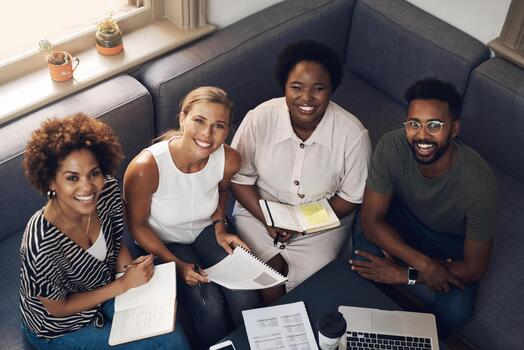
#> input picture 02-Artificial-Intelligence-and-Robotics/Face.jpg, 524 x 350 px
$ python face_detection.py
#> lines starting #> are read from the running program, lines starting #| are printed output that depends on the picture; after the words box and inside, x2 and y2 are one past the last pixel; in counts of white or black regions, pixels touching at a corner belong together
import cv2

# Load image
img = cv2.imread("Face.jpg")
#> img is the input picture: shape (350, 524, 3); mean B, G, R 99.9, 98.8, 107.1

# Load face detector
face_cascade = cv2.CascadeClassifier("haarcascade_frontalface_default.xml")

# Convert image to grayscale
gray = cv2.cvtColor(img, cv2.COLOR_BGR2GRAY)
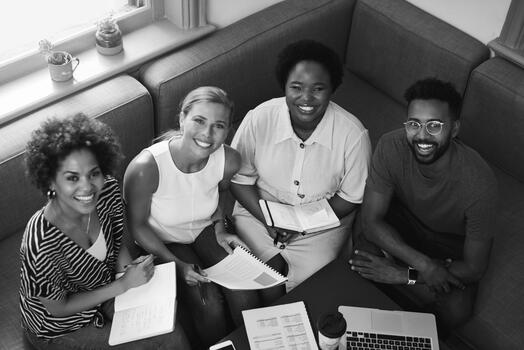
#> gray: shape (350, 524); min 0, max 255, mean 101.4

# Detect faces
faces = face_cascade.detectMultiScale(gray, 1.1, 5)
#> faces = [[279, 65, 55, 55], [52, 153, 62, 62], [180, 102, 56, 56], [396, 101, 58, 58]]

# Draw rectangles around faces
for (x, y, w, h) in faces:
    cv2.rectangle(img, (x, y), (x + w, y + h), (0, 255, 0), 2)
#> this loop made 4 passes
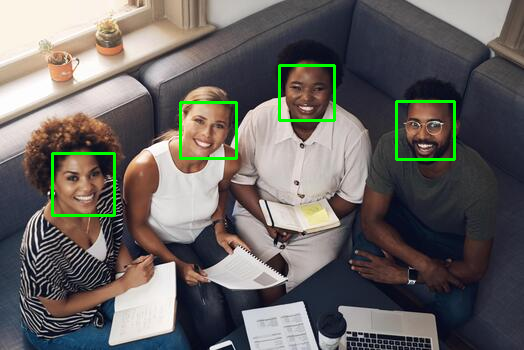
#> img: shape (350, 524, 3); 1.5% of pixels changed, all inside (x1, y1, x2, y2) = (51, 64, 456, 217)

# Show image
cv2.imshow("Face Detection", img)
cv2.waitKey(0)
cv2.destroyAllWindows()
